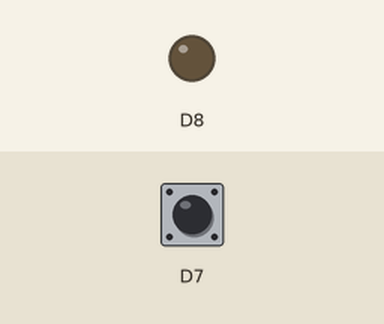
Bench run of a sketch on a simulated Arduino Zero (SAMD21). Parts: output pins drawn as LEDs (lit = HIGH). The inputs (shaded band) are chosen by the test bench; at power-on: D7 HIGH.

Above: at 1.2 s.
1.3 s: D7 pulled LOW for 3.2 s
At 2.2 s:
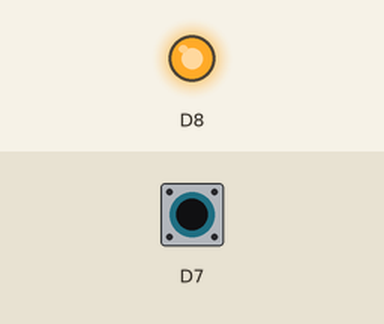
7.5 s: D7 pulled LOW for 0.15 s
At 8.1 s:
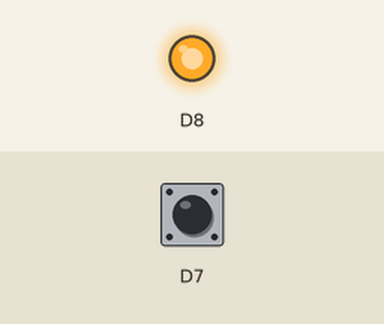
10.6 s: D7 pulled LOW for 1 s
At 14.3 s:
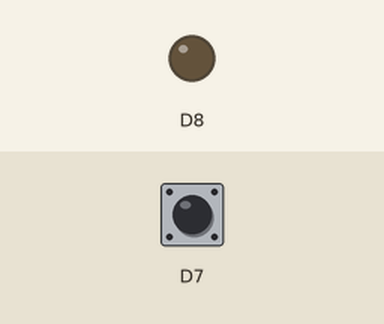
Timing chart, 0 to 15.8 s (numbered marks = the images above; inputs shaded):
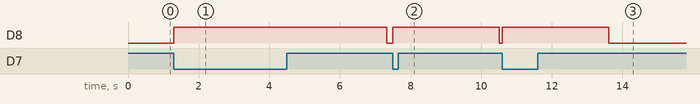

Measured:
- after the input at 1.3 s, D8: LOW → HIGH at once, → LOW 6.0 s later
- after the input at 7.5 s, D8: LOW → HIGH at once, → LOW 3.0 s later
- after the input at 10.6 s, D8: LOW → HIGH at once, → LOW 3.0 s later

The sketch:

condensedRead.ino
```cpp
/**************************************************************************/
#include <Wire.h>
#include <SPI.h>
#include <Adafruit_PN532.h>
// If using the breakout with SPI, define the pins for SPI communication.
#define PN532_SCK  (2)
#define PN532_MOSI (3)
#define PN532_SS   (4)
#define PN532_MISO (5)

#define PN532_IRQ   (2)
#define PN532_RESET (3)

Adafruit_PN532 nfc(PN532_IRQ, PN532_RESET);
#if defined(ARDUINO_ARCH_SAMD)
// for Zero, output on USB Serial console, remove line below if using programming port to program the Zero!
// also change #define in Adafruit_PN532.cpp library file
   #define Serial SerialUSB
#endif
void setup(void) {
  #ifndef ESP8266
    while (!Serial); // for Leonardo/Micro/Zero
  #endif
  Serial.begin(115200);
  nfc.begin();
  uint32_t versiondata = nfc.getFirmwareVersion();
  if (! versiondata) {
    while (1); // halt
  }
  nfc.SAMConfig();
  pinMode(7, INPUT_PULLUP);
  pinMode(8, OUTPUT);
  digitalWrite(8, LOW);
}
void loop(void) {
  uint8_t success = 0;
  uint8_t uid[] = { 0, 0, 0, 0, 0, 0, 0 };  // Buffer to store the returned UID
  uint8_t uidLength;                        // Length of the UID (4 or 7 bytes depending on ISO14443A card type)

  int timer = 0;
  if(digitalRead(7) == LOW){
    digitalWrite(8, HIGH);
    //Serial.println("button");
    while(!success){
      success = nfc.readPassiveTargetID(PN532_MIFARE_ISO14443A, uid, &uidLength, 3000);
      if(!success)
        break;
    }
    if (success) {

      if (uidLength == 4)
      {
        uint8_t keya[6] = { 0xFF, 0xFF, 0xFF, 0xFF, 0xFF, 0xFF };

        success = nfc.mifareclassic_AuthenticateBlock(uid, uidLength, 4, 0, keya);

        if (success)
        {
          //Serial.println("Sector 1 (Blocks 4..7) has been authenticated");
          uint8_t data[16];
          uint8_t data2[16];


          // Try to read the contents of blocks 4 & 5
          success = nfc.mifareclassic_ReadDataBlock(4, data);
          boolean success2 = nfc.mifareclassic_ReadDataBlock(5, data2);
          //success = nfc.mifareclassic_ReadDataBlock(5, data2);

          if (success && success2)
          {
            //nfc.PrintChar(data, 16);
            nfc.PrintChar(data2, 16);

            // Wait a bit before reading the card again
            delay(1000);
          }
        }
      }
    }
    digitalWrite(8, LOW);
  }
}
```
